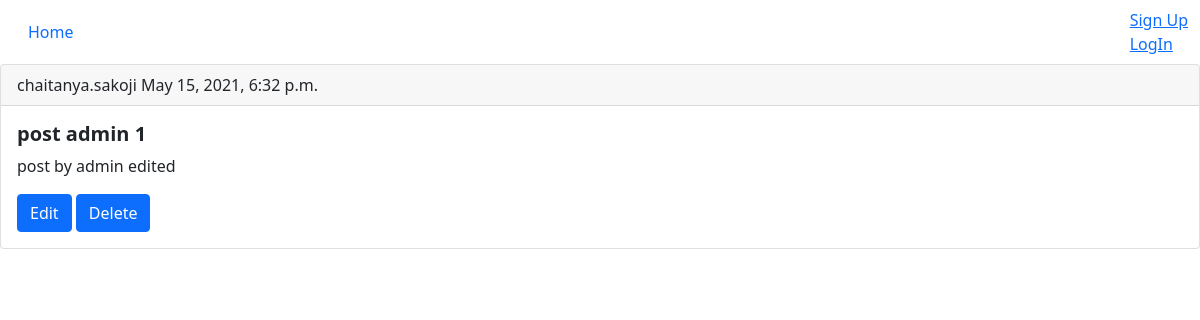
Page /1/details/ on the committed database.
### posts/models.py (models this page shows, shortened)
class Post(models.Model):
    title = models.CharField(max_length=100)
    author = models.ForeignKey(CustomUser, on_delete=models.CASCADE)
    timestamp = models.DateTimeField(auto_now_add=True)
    description = models.TextField()

### users/models.py (models this page shows)
class CustomUser(AbstractUser):
    age = models.PositiveIntegerField(default=0)
    def __str__(self):
        return self.username

### posts/views.py (the view)
# urls.py: path('<int:pk>/details/', ViewPostDetails.as_view(), name='post_details'),
class ViewPostDetails(DetailView):
    model = Post
    template_name = 'posts/post_details.html'

### posts/templates/posts/post_details.html (shortened to what this page needs)
{% extends 'base.html' %}
{% block content %}
<div class="card">
    <div class="card-header">
        {{ object.author }}
        {{ object.timestamp }}
    </div>
    <div class="card-body">
        <h5 class="card-title fw-bold">{{ object.title }}</h5>
        <p class="card-text">{{ object.description }}</p>
        <a href="{% url 'update_post' pk=object.id %}" class="btn btn-primary">Edit</a>
        <a href="{% url 'delete_post' pk=object.id %}" class="btn btn-primary">Delete</a>
    </div>
</div>
{% endblock content %}

### rows in the picture
Post: author "chaitanya.sakoji", timestamp "May 15, 2021, 6:32 p.m.", title "post admin 1", description "post by admin edited"
